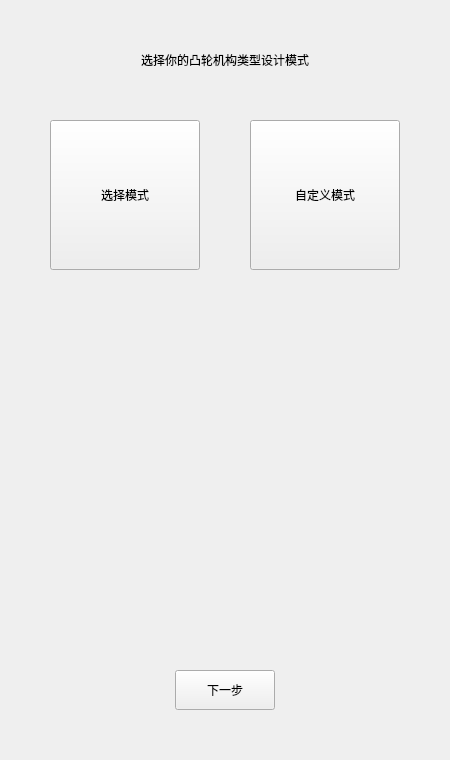
         <widget class="QWidget" name="modePage">
          <property name="sizePolicy">
           <sizepolicy hsizetype="MinimumExpanding" vsizetype="MinimumExpanding">
            <horstretch>0</horstretch>
            <verstretch>0</verstretch>
           </sizepolicy>
          </property>
          <property name="styleSheet">
           <string notr="true">QPushButton:hover{
background-color: rgb(180, 180, 180);
border:rgb(180, 180, 180);}

QPushButton:checked{
background-color: rgb(180, 180, 180);
border:rgb(180, 180, 180);}</string>
          </property>
          <layout class="QGridLayout" name="gridLayout_5">
           <property name="leftMargin">
            <number>0</number>
           </property>
           <property name="topMargin">
            <number>0</number>
           </property>
           <property name="rightMargin">
            <number>0</number>
           </property>
           <property name="bottomMargin">
            <number>0</number>
           </property>
           <property name="spacing">
            <number>0</number>
           </property>
           <item row="0" column="0">
            <spacer name="verticalSpacer_18">
             <property name="orientation">
              <enum>Qt::Vertical</enum>
             </property>
             <property name="sizeType">
              <enum>QSizePolicy::Preferred</enum>
             </property>
             <property name="sizeHint" stdset="0">
              <size>
               <width>20</width>
               <height>50</height>
              </size>
             </property>
            </spacer>
           </item>
           <item row="1" column="0">
            <widget class="QWidget" name="modePageTitleWidget" native="true">
             <property name="sizePolicy">
              <sizepolicy hsizetype="Expanding" vsizetype="Preferred">
               <horstretch>0</horstretch>
               <verstretch>0</verstretch>
              </sizepolicy>
             </property>
             <layout class="QGridLayout" name="gridLayout_6">
              <property name="leftMargin">
               <number>0</number>
              </property>
              <property name="topMargin">
               <number>0</number>
              </property>
              <property name="rightMargin">
               <number>0</number>
              </property>
              <property name="bottomMargin">
               <number>0</number>
              </property>
              <property name="spacing">
               <number>0</number>
              </property>
              <item row="0" column="0">
               <layout class="QHBoxLayout" name="modePageTitle">
                <item>
                 <spacer name="horizontalSpacer_78">
                  <property name="orientation">
                   <enum>Qt::Horizontal</enum>
                  </property>
                  <property name="sizeHint" stdset="0">
                   <size>
                    <width>132</width>
                    <height>20</height>
                   </size>
                  </property>
                 </spacer>
                </item>
                <item>
                 <widget class="QLabel" name="modePageTitleLabel">
                  <property name="sizePolicy">
                   <sizepolicy hsizetype="Expanding" vsizetype="Preferred">
                    <horstretch>0</horstretch>
                    <verstretch>0</verstretch>
                   </sizepolicy>
                  </property>
                  <property name="styleSheet">
                   <string notr="true">font: 20pt &quot;等线&quot;;</string>
                  </property>
                  <property name="text">
                   <string>选择你的凸轮机构类型设计模式</string>
                  </property>
                 </widget>
                </item>
                <item>
                 <spacer name="horizontalSpacer_79">
                  <property name="orientation">
                   <enum>Qt::Horizontal</enum>
                  </property>
                  <property name="sizeHint" stdset="0">
                   <size>
                    <width>132</width>
                    <height>20</height>
                   </size>
                  </property>
                 </spacer>
                </item>
               </layout>
              </item>
             </layout>
            </widget>
           </item>
           <item row="2" column="0">
            <spacer name="verticalSpacer_24">
             <property name="orientation">
              <enum>Qt::Vertical</enum>
             </property>
             <property name="sizeType">
              <enum>QSizePolicy::Preferred</enum>
             </property>
             <property name="sizeHint" stdset="0">
              <size>
               <width>20</width>
               <height>50</height>
              </size>
             </property>
            </spacer>
           </item>
           <item row="3" column="0">
            <widget class="QWidget" name="modePageWidget" native="true">
             <property name="sizePolicy">
              <sizepolicy hsizetype="Preferred" vsizetype="Expanding">
               <horstretch>0</horstretch>
               <verstretch>0</verstretch>
              </sizepolicy>
             </property>
             <property name="styleSheet">
              <string notr="true">QPushButton:hover{
background-color: rgb(180, 180, 180);
border:rgb(180, 180, 180);}

QPushButton:checked{
background-color: rgb(180, 180, 180);
border:rgb(180, 180, 180);}</string>
             </property>
             <layout class="QGridLayout" name="gridLayout_8">
              <property name="leftMargin">
               <number>0</number>
              </property>
              <property name="topMargin">
               <number>0</number>
              </property>
              <property name="rightMargin">
               <number>0</number>
              </property>
              <property name="bottomMargin">
               <number>0</number>
              </property>
              <property name="spacing">
               <number>0</number>
              </property>
              <item row="0" column="0">
               <layout class="QGridLayout" name="modePageWidgetLayout">
                <property name="spacing">
                 <number>0</number>
                </property>
                <item row="0" column="3">
                 <widget class="QPushButton" name="customModeButton">
                  <property name="sizePolicy">
                   <sizepolicy hsizetype="Expanding" vsizetype="Expanding">
                    <horstretch>0</horstretch>
                    <verstretch>0</verstretch>
                   </sizepolicy>
                  </property>
                  <property name="minimumSize">
                   <size>
                    <width>150</width>
                    <height>150</height>
                   </size>
                  </property>
                  <property name="maximumSize">
                   <size>
                    <width>300</width>
                    <height>300</height>
                   </size>
                  </property>
                  <property name="text">
                   <string>自定义模式</string>
                  </property>
                  <property name="checkable">
                   <bool>true</bool>
                  </property>
                  <property name="checked">
                   <bool>false</bool>
                  </property>
                 </widget>
                </item>
                <item row="0" column="0">
                 <spacer name="horizontalSpacer_86">
                  <property name="orientation">
                   <enum>Qt::Horizontal</enum>
                  </property>
                  <property name="sizeType">
                   <enum>QSizePolicy::Preferred</enum>
                  </property>
                  <property name="sizeHint" stdset="0">
                   <size>
                    <width>50</width>
                    <height>20</height>
                   </size>
                  </property>
                 </spacer>
                </item>
                <item row="0" column="2">
                 <spacer name="horizontalSpacer_87">
                  <property name="orientation">
                   <enum>Qt::Horizontal</enum>
                  </property>
                  <property name="sizeType">
                   <enum>QSizePolicy::Preferred</enum>
                  </property>
                  <property name="sizeHint" stdset="0">
                   <size>
                    <width>50</width>
                    <height>30</height>
                   </size>
                  </property>
                 </spacer>
                </item>
                <item row="0" column="4">
                 <spacer name="horizontalSpacer_88">
                  <property name="orientation">
                   <enum>Qt::Horizontal</enum>
                  </property>
                  <property name="sizeType">
                   <enum>QSizePolicy::Preferred</enum>
                  </property>
                  <property name="sizeHint" stdset="0">
                   <size>
                    <width>50</width>
                    <height>20</height>
                   </size>
                  </property>
                 </spacer>
                </item>
                <item row="0" column="1">
                 <widget class="QPushButton" name="choiceModeButton">
                  <property name="sizePolicy">
                   <sizepolicy hsizetype="Expanding" vsizetype="Expanding">
                    <horstretch>0</horstretch>
                    <verstretch>0</verstretch>
                   </sizepolicy>
                  </property>
                  <property name="minimumSize">
                   <size>
                    <width>150</width>
                    <height>150</height>
                   </size>
                  </property>
                  <property name="maximumSize">
                   <size>
                    <width>300</width>
                    <height>300</height>
                   </size>
                  </property>
                  <property name="text">
                   <string>选择模式</string>
                  </property>
                  <property name="checkable">
                   <bool>true</bool>
                  </property>
                  <property name="checked">
                   <bool>false</bool>
                  </property>
                 </widget>
                </item>
               </layout>
              </item>
             </layout>
            </widget>
           </item>
           <item row="5" column="0">
            <widget class="QWidget" name="modeResultButton" native="true">
             <property name="sizePolicy">
              <sizepolicy hsizetype="Preferred" vsizetype="Preferred">
               <horstretch>0</horstretch>
               <verstretch>0</verstretch>
              </sizepolicy>
             </property>
             <layout class="QGridLayout" name="gridLayout_2">
              <property name="leftMargin">
               <number>0</number>
              </property>
              <property name="topMargin">
               <number>0</number>
              </property>
              <property name="rightMargin">
               <number>0</number>
              </property>
              <property name="bottomMargin">
               <number>0</number>
              </property>
              <property name="spacing">
               <number>0</number>
              </property>
              <item row="0" column="1">
               <layout class="QHBoxLayout" name="horizontalLayout_14">
                <item>
                 <spacer name="horizontalSpacer_4">
                  <property name="orientation">
                   <enum>Qt::Horizontal</enum>
                  </property>
                  <property name="sizeHint" stdset="0">
                   <size>
                    <width>40</width>
                    <height>20</height>
                   </size>
                  </property>
                 </spacer>
                </item>
                <item>
                 <widget class="QPushButton" name="modeNextButton">
                  <property name="sizePolicy">
                   <sizepolicy hsizetype="Fixed" vsizetype="Fixed">
                    <horstretch>0</horstretch>
                    <verstretch>0</verstretch>
                   </sizepolicy>
                  </property>
                  <property name="minimumSize">
                   <size>
                    <width>100</width>
                    <height>40</height>
                   </size>
                  </property>
                  <property name="text">
                   <string>下一步</string>
                  </property>
                 </widget>
                </item>
                <item>
                 <spacer name="horizontalSpacer">
                  <property name="orientation">
                   <enum>Qt::Horizontal</enum>
                  </property>
                  <property name="sizeHint" stdset="0">
                   <size>
                    <width>40</width>
                    <height>20</height>
                   </size>
                  </property>
                 </spacer>
                </item>
               </layout>
              </item>
             </layout>
            </widget>
           </item>
           <item row="6" column="0">
            <spacer name="verticalSpacer_26">
             <property name="orientation">
              <enum>Qt::Vertical</enum>
             </property>
             <property name="sizeType">
              <enum>QSizePolicy::Preferred</enum>
             </property>
             <property name="sizeHint" stdset="0">
              <size>
               <width>20</width>
               <height>50</height>
              </size>
             </property>
            </spacer>
           </item>
           <item row="4" column="0">
            <spacer name="verticalSpacer_25">
             <property name="maximumSize">
              <size>
               <width>400</width>
               <height>400</height>
              </size>
             </property>
             <property name="orientation">
              <enum>Qt::Vertical</enum>
             </property>
             <property name="sizeType">
              <enum>QSizePolicy::Preferred</enum>
             </property>
             <property name="sizeHint" stdset="0">
              <size>
               <width>20</width>
               <height>50</height>
              </size>
             </property>
            </spacer>
           </item>
          </layout>
         </widget>
